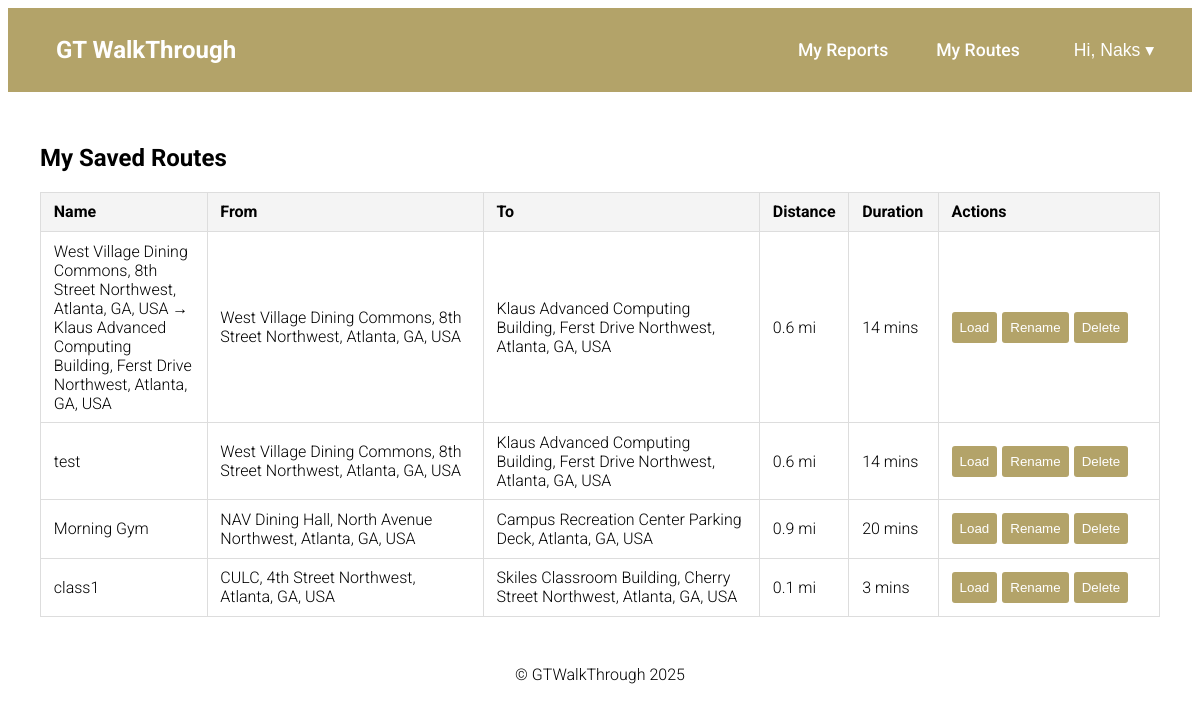
Before: /my-routes/ (signed in) with the older database file.
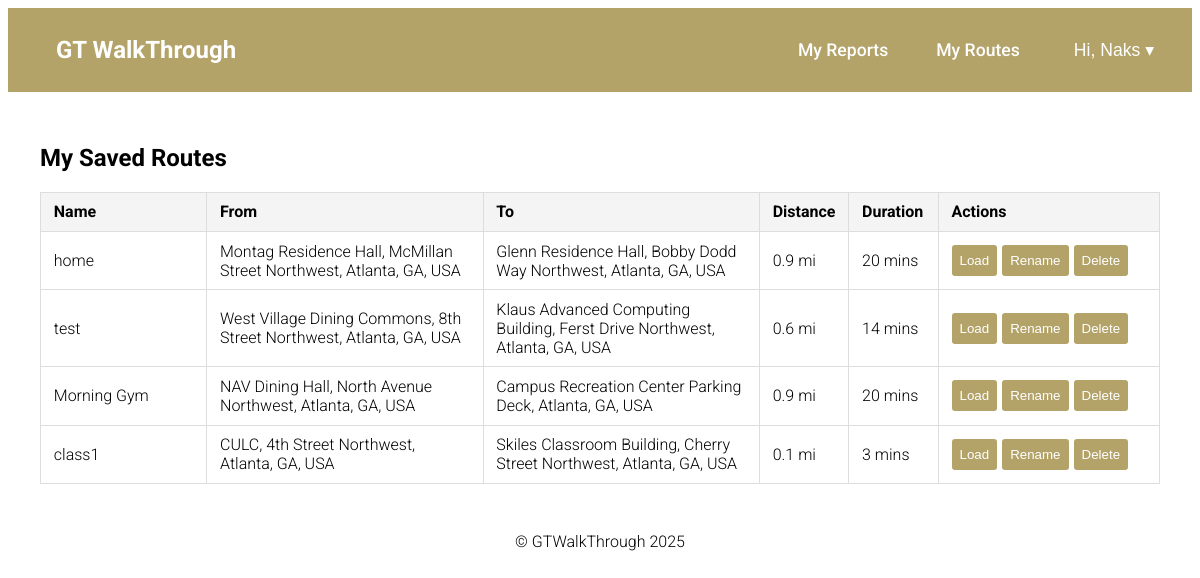
After: the same page with the newer database file.
### gtwt_app/models.py (models this page shows, shortened)
class SavedRoute(models.Model):
    user          = models.ForeignKey(User, on_delete=models.CASCADE, related_name='saved_routes')
    name          = models.CharField(max_length=100)
    origin        = models.CharField(max_length=255)
    destination   = models.CharField(max_length=255)
    travel_mode   = models.CharField(max_length=20)
    steps         = models.JSONField()
    distance_text = models.CharField(max_length=50)
    duration_text = models.CharField(max_length=50)
    created_at    = models.DateTimeField(auto_now_add=True)

### gtwt_app/views.py (the view)
# urls.py: path('my-routes/', views.my_routes, name='my_routes'),
@login_required
def my_routes(request):
    routes = SavedRoute.objects.filter(user=request.user).order_by('-created_at')
    for r in routes:
        if r.steps:
            r.steps_json = json.dumps(r.steps, cls=DjangoJSONEncoder).replace('"', '&quot;')
        else:
            r.steps_json = "[]" #fallback
    return render(request, 'my_routes.html', {'routes': routes})

### gtwt_app/templates/my_routes.html (shortened to what this page needs)
{% extends "base.html" %}
{% load static %}
 {% block content %}
<h2>My Saved Routes</h2>
{% if routes %}
<table class="route-table">
  <thead>
    <tr>
      <th style="width: 15%">Name</th>
      <th style="width: 25%">From</th>
      <th style="width: 25%">To</th>
      <th style="width: 7%">Distance</th>
      <th style="width: 8%">Duration</th>
      <th style="width: 20%">Actions</th>
    </tr>
  </thead>
  <tbody>
    {% for r in routes %}
    <tr data-route-id="{{ r.id }}">
      <td>
        <span class="route-name">{{ r.name }}</span>
      </td>
      <td>{{ r.origin }}</td>
      <td>{{ r.destination }}</td>
      <td>{{ r.distance_text }}</td>
      <td>{{ r.duration_text }}</td>
      <td>
        <div
          style="
            display: flex;
            flex-direction: row;
            gap: 5px;
            flex-wrap: wrap;
            align-items: center;
          "
        >
          <button
            class="route-btn load-route-btn"
            data-steps="{{ r.steps_json|safe }}"
          >
            Load
          </button>
          <button class="route-btn rename-btn">Rename</button>
          <button class="route-btn delete-route-btn">Delete</button>
        </div>
      </td>
    </tr>
    {% endfor %}
  </tbody>
</table>
{% else %}
<p>You haven’t saved any routes yet.</p>
{% endif %} {% endblock %}

### gtwt_app/templates/base.html (shortened to what this page needs)
<!DOCTYPE html>
<html lang="en">
  <head>
    {% load static %}
    <link rel="stylesheet" href="{% static 'css/style.css' %}" />
  </head>
  <body>
    <header>
      <nav
        style="
          display: flex;
          justify-content: space-between;
          align-items: center;
          padding: 0 2rem;
        "
      >
        <div style="display: flex; align-items: center; gap: 1rem">
          <a href="{% url 'home' %}" class="navbar-brand">GT WalkThrough</a>
        </div>
        {% if user.is_authenticated %}
        <div style="display: flex; align-items: center; gap: 2rem">
          <ul
            class="nav-links"
            style="display: flex; gap: 1rem; list-style: none"
          >
            <li><a href="{% url 'my_reports' %}">My Reports</a></li>
            <li><a href="{% url 'my_routes' %}">My Routes</a></li>
          </ul>
          <div class="dropdown" style="position: relative">
            <button
              id="dropdownButton"
              style="
                background: none;
                border: none;
                color: white;
                font-size: 1.1rem;
                cursor: pointer;
              "
            >
              Hi, {{ user.first_name|default:user.username }} &#9662;
            </button>
          </div>
        </div>
        {% endif %}
      </nav>
    </header>
    <div class="content">{% block content %}{% endblock %}</div>
    <footer>
      <p>&copy; GTWalkThrough 2025</p>
    </footer>
  </body>
</html>

### gtwt_app/static/css/style.css (style rules this page uses)
header { background-color: #222; padding: 1rem 0; }
nav { display: flex; justify-content: space-between; align-items: center; padding: 0 2rem; }
.navbar-brand { font-size: 1.5rem; font-weight: bold; color: #ffa500; }
.nav-links { list-style: none; display: flex; gap: 1rem; }
.nav-links a { text-decoration: none; color: #ffa500; font-size: 1.1rem; padding: 0.5rem 1rem; transition: background-color 0.3s ease; }
.content { padding: 2rem; }
.route-table { width: 100%; border-collapse: collapse; margin-top: 1rem; }
.route-table th, .route-table td { border: 1px solid #ddd; padding: 0.6rem 0.8rem; text-align: left; }
.route-table th { background-color: #f4f4f4; }
.load-route-btn { background-color: #b3a369; border: none; color: white; padding: 0.4rem 0.8rem; border-radius: 4px; cursor: pointer; }

### gtwt_app/templates/base.html (style rules this page uses)
body { font-family: "Roboto", sans-serif; font-weight: 300; }
header { background-color: #b3a369; padding: 1rem 0; }
nav { display: flex; justify-content: space-between; align-items: center; padding: 0 2rem; }
.navbar-brand { font-family: "Roboto", sans-serif; font-size: 1.5rem; font-weight: 700; color: white; text-decoration: none; padding: 0.5rem 1rem; transition: background-color 0.3s ease; border-radius: 5px; }
.nav-links { list-style: none; display: flex; gap: 1rem; }
.nav-links a { font-family: "Roboto", sans-serif; font-weight: 500; text-decoration: none; color: white; font-size: 1.1rem; padding: 0.5rem 1rem; transition: background-color 0.3s ease; }
.content { padding: 2rem; }
footer { text-align: center; }

### gtwt_app/templates/my_routes.html (style rules this page uses)
.route-btn { background-color: #B3A369; border: 0px solid; color: white; padding: 8px; border-radius: 3px; }

Changed rows visible on the page:
removed SavedRoute: name "West Village Dining Commons, 8th Street Northwest, Atlanta, GA, USA → Klaus Advanced Computing Building, Ferst Drive Northwest, Atlanta, GA, USA", origin "West Village Dining Commons, 8th Street Northwest, Atlanta, GA, USA", destination "Klaus Advanced Computing Building, Ferst Drive Northwest, Atlanta, GA, USA", distance_text "0.6 mi", duration_text "14 mins"
added SavedRoute: name "home", origin "Montag Residence Hall, McMillan Street Northwest, Atlanta, GA, USA", destination "Glenn Residence Hall, Bobby Dodd Way Northwest, Atlanta, GA, USA", distance_text "0.9 mi", duration_text "20 mins"
